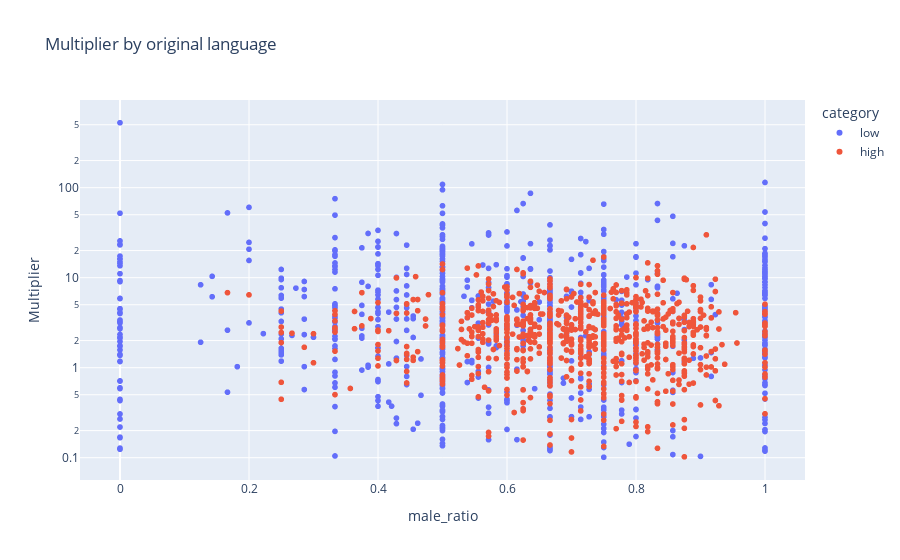

This figure's notebook cell:
### Code cell
# Plot the multiplier vs original language 

fig = px.scatter(df, x='male_ratio', y='multiplier', color='category',
                 labels={'language': 'Original Language', 'multiplier': 'Multiplier'},
                 title='Multiplier by original language', log_y=True)

fig.show()

### Figure 1 — Plotly figure (JSON) as saved in the notebook; plotly's stock layout.template omitted (floating-point values rounded to 4 significant figures; data arrays with more than 128 entries replaced by an {"elided": "..."} marker saying what was removed)
{"data": [{"hovertemplate": "category=low<br>male_ratio=%{x}<br>Multiplier=%{y}<extra></extra>", "legendgroup": "low", "marker": {"color": "#636efa", "symbol": "circle"}, "mode": "markers", "name": "low", "showlegend": true, "type": "scattergl", "x": {"elided": "855 float values"}, "xaxis": "x", "y": {"elided": "855 float values"}, "yaxis": "y"}, {"hovertemplate": "category=high<br>male_ratio=%{x}<br>Multiplier=%{y}<extra></extra>", "legendgroup": "high", "marker": {"color": "#EF553B", "symbol": "circle"}, "mode": "markers", "name": "high", "showlegend": true, "type": "scattergl", "x": {"elided": "846 float values"}, "xaxis": "x", "y": {"elided": "846 float values"}, "yaxis": "y"}], "layout": {"legend": {"title": {"text": "category"}, "tracegroupgap": 0}, "title": {"text": "Multiplier by original language"}, "xaxis": {"anchor": "y", "domain": [0, 1], "title": {"text": "male_ratio"}}, "yaxis": {"anchor": "x", "domain": [0, 1], "title": {"text": "Multiplier"}, "type": "log"}}}
